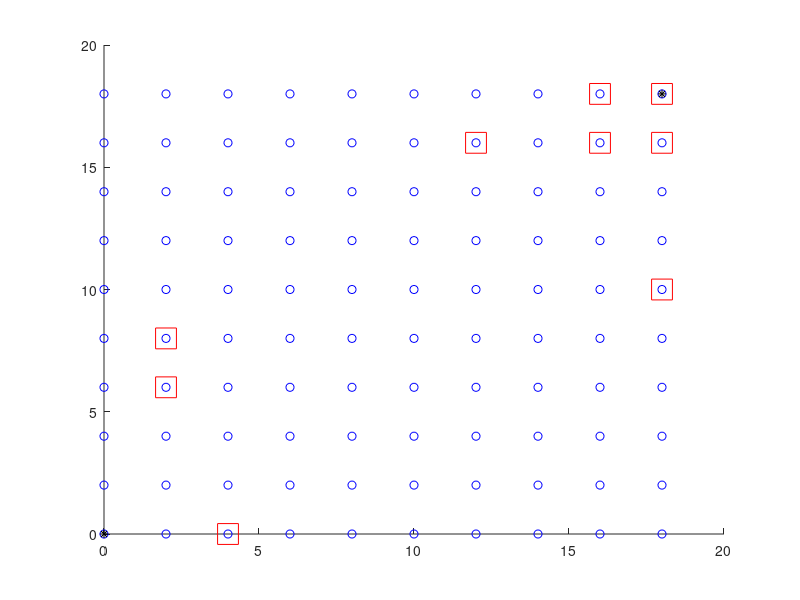

MATLAB code for this plot:
load('map.mat')
hold on;
for m=1:M
plot(states{m}(1),states{m}(2),'ob'); % plot vertices
end

mon=1;
for k=1:K
plot(charging_states{k,mon}(:,1),charging_states{k,mon}(:,2),'squarer','MarkerSize',15); % plot vertices
end

plot(start(1),start(2),'k*');
plot(terminal(1),terminal(2),'k*');
